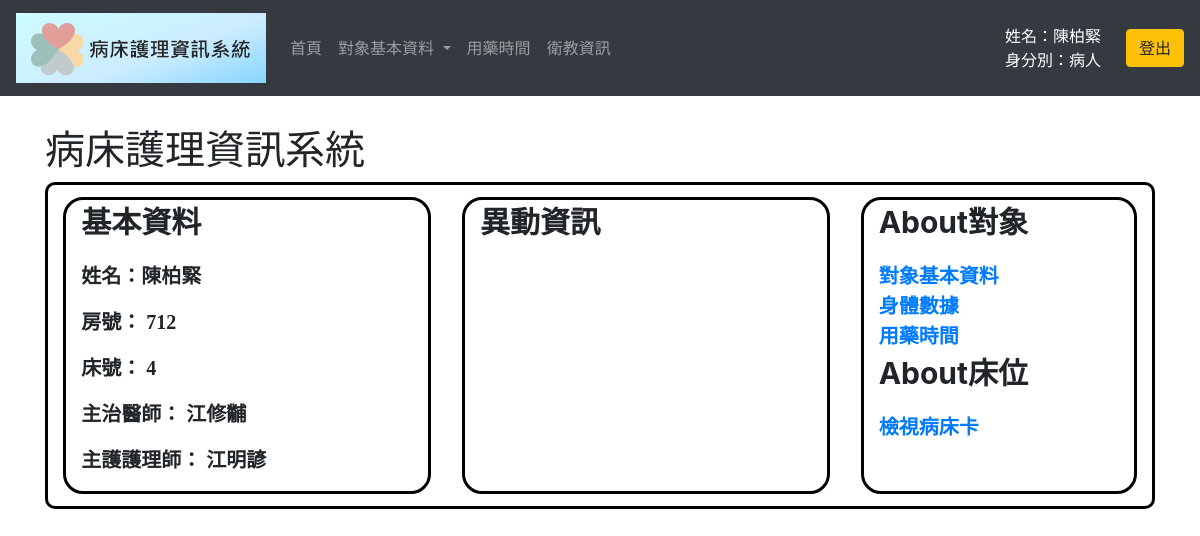
/patient_main.php (signed in), run on an earlier commit of the app's database.
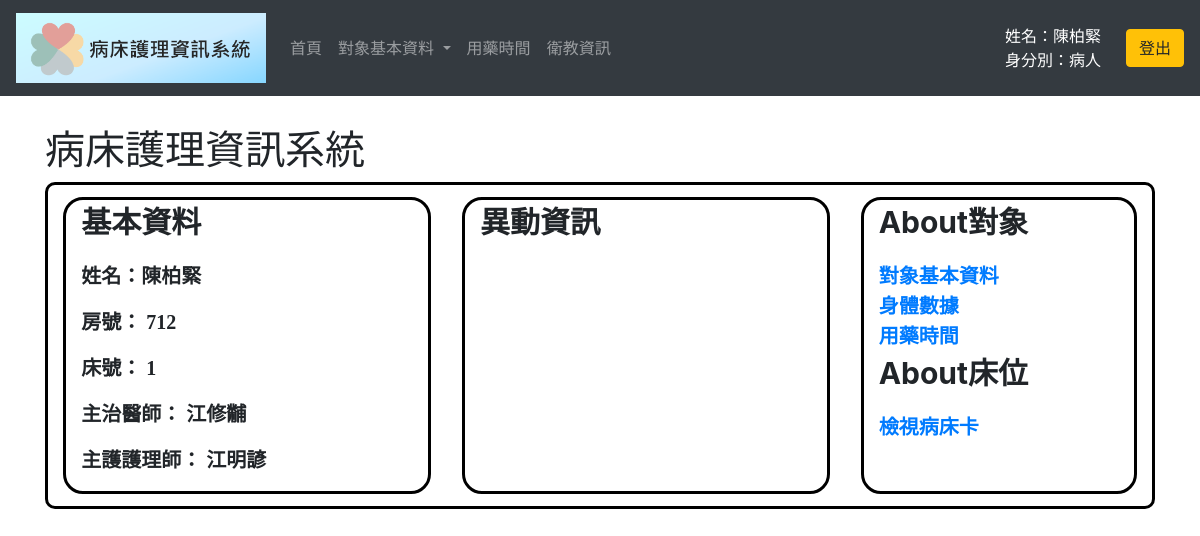
And on a later commit of the database.
### tables this page shows
CREATE TABLE `patient_admission_info` (
  `id_number` varchar(255) NOT NULL,
  `ward_no` int(11) DEFAULT NULL,
  `r1` varchar(255) DEFAULT NULL,
  `bed_no` int(11) DEFAULT NULL,
  `r2` varchar(255) DEFAULT NULL,
  `phone_no` varchar(255) DEFAULT NULL,
  `r3` varchar(255) DEFAULT NULL,
  `address` varchar(255) DEFAULT NULL,
  `r4` varchar(255) DEFAULT NULL,
  `emergency_contact` varchar(255) DEFAULT NULL,
  `r5` varchar(255) DEFAULT NULL,
  `emergency_contact_no` varchar(255) DEFAULT NULL,
  `r6` varchar(255) DEFAULT NULL,
  `hospitalization_date` varchar(255) DEFAULT NULL,
  `r7` varchar(255) DEFAULT NULL,
  `observation_time` varchar(255) DEFAULT NULL,
  `r8` varchar(255) DEFAULT NULL,
  `attending_physician` varchar(255) DEFAULT NULL,
  `r9` varchar(255) DEFAULT NULL,
  `nurse` varchar(255) DEFAULT NULL,
  `r10` varchar(255) DEFAULT NULL,
  `current_condition` varchar(255) DEFAULT NULL,
  `r11` varchar(255) DEFAULT NULL,
  `transaction_info` varchar(255) DEFAULT NULL
);

### patient_main.php (the view, shortened to what this page needs)
<?php
  $conn = new PDO("mysql:host=localhost;dbname=access_test", "root", "");
?>
<!DOCTYPE html>
<html lang="en">
<head>
  <link rel="stylesheet" href="https://cdn.jsdelivr.net/npm/bootstrap@4.6.1/dist/css/bootstrap.min.css">
</head>
<body>
  <nav class="navbar navbar-expand-sm bg-dark navbar-dark static-top" style="margin-bottom: 30px;">
    <a class="navbar-brand" href="patient_main.php">
      <img src="./images/topic.png" alt="logo" style="width:250px;">
    </a>
    <ul class="navbar-nav mr-auto">
          <li class="nav-item">
              <a class="nav-link" href="patient_main.php">首頁</a>
          </li>
          <li class="nav-item dropdown">
              <a class="nav-link dropdown-toggle" href="#" id="navbardrop" data-toggle="dropdown">
                  對象基本資料
              </a>
          </li>
          <li class="nav-item">
        <a class="nav-link" href="patient_med_time.php">用藥時間</a>
      </li>
      <li class="nav-item">
        <a class="nav-link" href="patient_health_education.php">衛教資訊</a>
      </li>
      </ul>
      <div style="margin-right:10px ;text-align:right; color:white;" class="col-xs-12 col-md-2">
        <?php
          $name = $_SESSION["name"];
          $identity = $_SESSION["identity"];
          echo "姓名：" . $name . "<br>身分別：" . $identity ;
        ?>
      </div>
      <form  id="login" method="POST" action="logout.php">
        <input class="btn btn-warning" type="submit" value="登出">
      </form>
  </nav>
  <h1 class="container">病床護理資訊系統</h1>
  <div class="container">
    <div class="row" style="margin:auto; border: 3px solid black;  border-radius: 10px; ">
      <div class="col-xs-12 col-md-4" style="margin:12px auto ;border: 3px solid black;  border-radius: 20px;">
        <p id="subtitle">基本資料</p>
        <p id="info">姓名：<?php echo $_SESSION['name'] ; ?> </p>
        <p id="info">房號：
        <?php
          $stmt = $conn ->prepare("SELECT ward_no FROM patient_admission_info WHERE id_number='".$_SESSION['id_number']."'");
          $stmt-> execute();
          $result =  $stmt->fetchAll()[0][0];
          echo $result;
        ?>
        </p>
        <p id="info">床號：
        <?php
          $stmt = $conn ->prepare("SELECT bed_no FROM patient_admission_info WHERE id_number='".$_SESSION['id_number']."'");
          $stmt-> execute();
          $result =  $stmt->fetchAll()[0][0];
          echo $result;
        ?>
        </p>
        <p id="info">主治醫師：
        <?php
          $stmt = $conn ->prepare("SELECT attending_physician FROM patient_admission_info WHERE id_number='".$_SESSION['id_number']."'");
          $stmt-> execute();
          $result =  $stmt->fetchAll()[0][0];
          echo $result;
        ?>
        </p>
        <p id="info">主護護理師：
        <?php
          $stmt = $conn ->prepare("SELECT nurse FROM patient_admission_info WHERE id_number='".$_SESSION['id_number']."'");
          $stmt-> execute();
          $result =  $stmt->fetchAll()[0][0];
          echo $result;
        ?>
        </p>
      </div>
      <div class="col-xs-12 col-md-4" style="margin:12px auto ;border: 3px solid black;  border-radius: 20px;">
        <p id="subtitle">異動資訊</p>
      </div>
      <div class="col-xs-12 col-md-3" style="margin:12px auto ;border: 3px solid black;  border-radius: 20px;">
        <p id="subtitle">About對象</p>
        <a id="info" href="patient_info.php">對象基本資料</a><br>
        <a id="info" href="patient_bodydata2.php">身體數據</a><br>
        <a id="info" href="patient_med_time.php">用藥時間</a>
        <p id="subtitle">About床位</p>
        <a id="info" href="patient_bed_card.php">檢視病床卡</a><br>
      </div>
    </div>
  </div>
</body>
</html>

What changed in the data, as far as the page shows it:
changed patient_admission_info "江修黼": bed_no "4" → "1"
